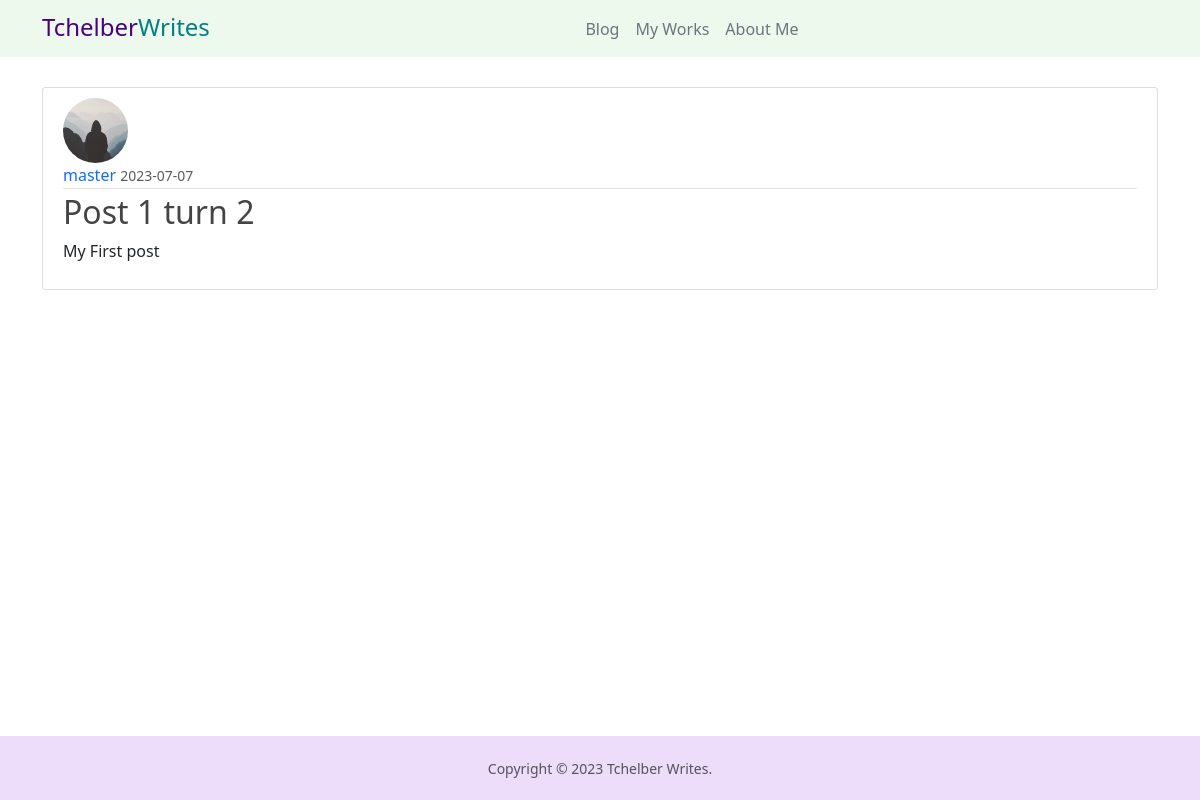
Screenshot of /post/2 with the database file from the repository.
### blogapp/models.py (models this page shows, shortened)
class User(db.Model, UserMixin):
    id = db.Column(db.Integer, primary_key=True)
    username = db.Column(db.String(50), unique=True, nullable=False)
    email = db.Column(db.String(120), unique=True, nullable=False)
    image_file = db.Column(db.Text, nullable=False, default="default.jpg")
    password = db.Column(db.String(60), nullable=False)
    is_admin = db.Column(db.Boolean, nullable=False, default=False)
    posts = db.relationship('BlogPost', backref = "author", lazy=True)

class BlogPost(db.Model):
    id = db.Column(db.Integer, primary_key=True)
    content = db.Column(db.Text, nullable=False)
    title = db.Column(db.Text, nullable=False)
    date_posted = db.Column(db.DateTime, nullable=False, default= datetime.utcnow)
    user_id = db.Column(db.Integer, db.ForeignKey("user.id"), nullable=False)

### blogapp/views.py (the view)
@views.route("/post/<int:post_id>")
def post(post_id):
    post =  BlogPost.query.get_or_404(post_id)
    return render_template('post.html', title=post.title, post=post)

### blogapp/templates/post.html (shortened to what this page needs)
{% extends "layout.html" %}
{% block body %}
  <article class="media content-section">
    <img class="rounded-circle article-img" src="{{ url_for('static', filename='profile_pics/' + post.author.image_file) }}">
    <div class="media-body">
      <div class="article-metadata">
        <a class="mr-2" href="#">{{ post.author.username }}</a>
        <small class="text-muted">{{ post.date_posted.strftime('%Y-%m-%d') }}</small>
      </div>
      <h2 class="article-title">{{ post.title }}</h2>
      <p class="article-content">{{ post.content }}</p>
    </div>
  </article>
{% endblock %}

### blogapp/static/main.css (style rules this page uses)
body { font-family: Arial, Helvetica, sans-serif; min-height: 100vh; display: flex; flex-direction: column; }
a:link { text-decoration: none; }
p, h4, h5, h6, h3 { font-family: system-ui,-apple-system,"Segoe UI",Roboto,"Helvetica Neue","Noto Sans","Liberation Sans",Arial,sans-serif,"Apple Color Emoji","Segoe UI Emoji","Segoe UI Symbol","Noto Color Emoji"; justify-content: center; }
.content-section { background: #ffffff; padding: 10px 20px; border: 1px solid #dddddd; border-radius: 3px; margin-top: 30px; margin-bottom: 20px; }
.article-title { color: #444444; }
.article-content { white-space: pre-line; }
.article-img { height: 65px; width: 65px; margin-right: 16px; }
.article-metadata { padding-bottom: 1px; margin-bottom: 4px; border-bottom: 1px solid #e3e3e3 }

### rows the page displays
User: image_file (placeholder picture), author.username "master"
BlogPost: date_posted "2023-07-07", title "Post 1 turn 2", content "My First post"
